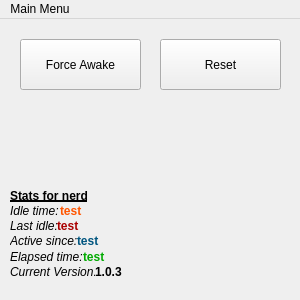
<?xml version="1.0" encoding="UTF-8"?>
<ui version="4.0">
 <class>MainWindow</class>
 <widget class="QMainWindow" name="MainWindow">
  <property name="geometry">
   <rect>
    <x>0</x>
    <y>0</y>
    <width>300</width>
    <height>300</height>
   </rect>
  </property>
  <property name="windowTitle">
   <string>MainWindow</string>
  </property>
  <widget class="QWidget" name="centralwidget">
   <widget class="QPushButton" name="awakeBtn">
    <property name="geometry">
     <rect>
      <x>20</x>
      <y>20</y>
      <width>121</width>
      <height>51</height>
     </rect>
    </property>
    <property name="cursor">
     <cursorShape>PointingHandCursor</cursorShape>
    </property>
    <property name="text">
     <string>Force Awake</string>
    </property>
   </widget>
   <widget class="QPushButton" name="resetBtn">
    <property name="geometry">
     <rect>
      <x>160</x>
      <y>20</y>
      <width>121</width>
      <height>51</height>
     </rect>
    </property>
    <property name="cursor">
     <cursorShape>PointingHandCursor</cursorShape>
    </property>
    <property name="text">
     <string>Reset</string>
    </property>
   </widget>
   <widget class="QWidget" name="sfnWidget" native="true">
    <property name="geometry">
     <rect>
      <x>10</x>
      <y>169</y>
      <width>281</width>
      <height>91</height>
     </rect>
    </property>
    <layout class="QVBoxLayout" name="sfnLayout">
     <property name="spacing">
      <number>0</number>
     </property>
     <item>
      <widget class="QLabel" name="label_5">
       <property name="font">
        <font>
         <bold>true</bold>
         <underline>true</underline>
        </font>
       </property>
       <property name="text">
        <string>Stats for nerd</string>
       </property>
      </widget>
     </item>
     <item>
      <layout class="QHBoxLayout" name="horizontalLayout_2">
       <property name="spacing">
        <number>0</number>
       </property>
       <item>
        <widget class="QLabel" name="label_2">
         <property name="sizePolicy">
          <sizepolicy hsizetype="Preferred" vsizetype="Preferred">
           <horstretch>0</horstretch>
           <verstretch>0</verstretch>
          </sizepolicy>
         </property>
         <property name="maximumSize">
          <size>
           <width>50</width>
           <height>16777215</height>
          </size>
         </property>
         <property name="font">
          <font>
           <italic>true</italic>
          </font>
         </property>
         <property name="text">
          <string>Idle time: </string>
         </property>
        </widget>
       </item>
       <item>
        <widget class="QLabel" name="idleTimeLbl">
         <property name="font">
          <font>
           <bold>true</bold>
          </font>
         </property>
         <property name="styleSheet">
          <string notr="true">color: rgb(255, 85, 0);</string>
         </property>
         <property name="text">
          <string>test</string>
         </property>
        </widget>
       </item>
      </layout>
     </item>
     <item>
      <layout class="QHBoxLayout" name="horizontalLayout_4">
       <item>
        <widget class="QLabel" name="label_4">
         <property name="maximumSize">
          <size>
           <width>47</width>
           <height>16777215</height>
          </size>
         </property>
         <property name="font">
          <font>
           <italic>true</italic>
          </font>
         </property>
         <property name="text">
          <string>Last idle: </string>
         </property>
        </widget>
       </item>
       <item>
        <widget class="QLabel" name="lastIdleLbl">
         <property name="font">
          <font>
           <bold>true</bold>
          </font>
         </property>
         <property name="styleSheet">
          <string notr="true">color: rgb(170, 0, 0);</string>
         </property>
         <property name="text">
          <string>test</string>
         </property>
         <property name="alignment">
          <set>Qt::AlignLeading|Qt::AlignLeft|Qt::AlignVCenter</set>
         </property>
        </widget>
       </item>
      </layout>
     </item>
     <item>
      <layout class="QHBoxLayout" name="horizontalLayout_3">
       <item>
        <widget class="QLabel" name="label_3">
         <property name="maximumSize">
          <size>
           <width>67</width>
           <height>16777215</height>
          </size>
         </property>
         <property name="font">
          <font>
           <italic>true</italic>
          </font>
         </property>
         <property name="text">
          <string>Active since: </string>
         </property>
        </widget>
       </item>
       <item>
        <widget class="QLabel" name="activeSinceLbl">
         <property name="font">
          <font>
           <bold>true</bold>
          </font>
         </property>
         <property name="styleSheet">
          <string notr="true">color: rgb(0, 85, 127);</string>
         </property>
         <property name="text">
          <string>test</string>
         </property>
         <property name="alignment">
          <set>Qt::AlignLeading|Qt::AlignLeft|Qt::AlignVCenter</set>
         </property>
        </widget>
       </item>
      </layout>
     </item>
     <item>
      <layout class="QHBoxLayout" name="horizontalLayout">
       <property name="spacing">
        <number>0</number>
       </property>
       <item>
        <widget class="QLabel" name="label">
         <property name="sizePolicy">
          <sizepolicy hsizetype="Preferred" vsizetype="Preferred">
           <horstretch>0</horstretch>
           <verstretch>0</verstretch>
          </sizepolicy>
         </property>
         <property name="maximumSize">
          <size>
           <width>73</width>
           <height>16777215</height>
          </size>
         </property>
         <property name="font">
          <font>
           <italic>true</italic>
          </font>
         </property>
         <property name="text">
          <string>Elapsed time: </string>
         </property>
        </widget>
       </item>
       <item>
        <widget class="QLabel" name="elapsedTimeLbl">
         <property name="font">
          <font>
           <bold>true</bold>
          </font>
         </property>
         <property name="styleSheet">
          <string notr="true">color: rgb(0, 170, 0);</string>
         </property>
         <property name="text">
          <string>test</string>
         </property>
        </widget>
       </item>
      </layout>
     </item>
     <item>
      <layout class="QHBoxLayout" name="horizontalLayout_5">
       <item>
        <widget class="QLabel" name="label_6">
         <property name="maximumSize">
          <size>
           <width>85</width>
           <height>16777215</height>
          </size>
         </property>
         <property name="font">
          <font>
           <italic>true</italic>
          </font>
         </property>
         <property name="text">
          <string>Current Version: </string>
         </property>
        </widget>
       </item>
       <item>
        <widget class="QLabel" name="label_7">
         <property name="font">
          <font>
           <bold>true</bold>
          </font>
         </property>
         <property name="text">
          <string>1.0.3</string>
         </property>
        </widget>
       </item>
      </layout>
     </item>
    </layout>
   </widget>
   <widget class="QLabel" name="copyrightLbl">
    <property name="geometry">
     <rect>
      <x>0</x>
      <y>260</y>
      <width>299</width>
      <height>25</height>
     </rect>
    </property>
    <property name="font">
     <font>
      <pointsize>8</pointsize>
     </font>
    </property>
    <property name="text">
     <string/>
    </property>
    <property name="alignment">
     <set>Qt::AlignHCenter|Qt::AlignTop</set>
    </property>
    <property name="wordWrap">
     <bool>true</bool>
    </property>
   </widget>
   <widget class="QWidget" name="verticalLayoutWidget">
    <property name="geometry">
     <rect>
      <x>10</x>
      <y>90</y>
      <width>281</width>
      <height>41</height>
     </rect>
    </property>
    <layout class="QVBoxLayout" name="verticalLayout">
     <item>
      <widget class="QLabel" name="currentStatusLbl">
       <property name="sizePolicy">
        <sizepolicy hsizetype="Preferred" vsizetype="Preferred">
         <horstretch>0</horstretch>
         <verstretch>0</verstretch>
        </sizepolicy>
       </property>
       <property name="maximumSize">
        <size>
         <width>16777215</width>
         <height>16777215</height>
        </size>
       </property>
       <property name="font">
        <font>
         <bold>false</bold>
         <kerning>true</kerning>
        </font>
       </property>
       <property name="layoutDirection">
        <enum>Qt::LeftToRight</enum>
       </property>
       <property name="text">
        <string/>
       </property>
       <property name="textFormat">
        <enum>Qt::PlainText</enum>
       </property>
       <property name="alignment">
        <set>Qt::AlignCenter</set>
       </property>
       <property name="wordWrap">
        <bool>true</bool>
       </property>
      </widget>
     </item>
     <item>
      <widget class="QLabel" name="windowStateLbl">
       <property name="text">
        <string/>
       </property>
       <property name="alignment">
        <set>Qt::AlignCenter</set>
       </property>
      </widget>
     </item>
    </layout>
   </widget>
  </widget>
  <widget class="QMenuBar" name="menubar">
   <property name="geometry">
    <rect>
     <x>0</x>
     <y>0</y>
     <width>300</width>
     <height>21</height>
    </rect>
   </property>
   <widget class="QMenu" name="menuExit">
    <property name="title">
     <string>Main Menu</string>
    </property>
    <addaction name="actionForce_Awake"/>
    <addaction name="actionReset"/>
    <addaction name="actionStats_for_Nerd"/>
    <addaction name="separator"/>
    <addaction name="actionHow_to_use"/>
    <addaction name="actionSource_Codes"/>
    <addaction name="separator"/>
    <addaction name="actionExit_to_system_tray"/>
    <addaction name="actionExit_Application"/>
    <addaction name="separator"/>
    <addaction name="action_Copyright_2022_proscawards_All_rights_reserved_Made_with_and"/>
   </widget>
   <addaction name="menuExit"/>
  </widget>
  <action name="action_Copyright_2022_proscawards_All_rights_reserved_Made_with_and">
   <property name="enabled">
    <bool>true</bool>
   </property>
   <property name="text">
    <string>©Copyright 2022 proscawards.</string>
   </property>
  </action>
  <action name="actionSource_Codes">
   <property name="text">
    <string>Source Codes</string>
   </property>
  </action>
  <action name="actionStats_for_Nerd">
   <property name="checkable">
    <bool>true</bool>
   </property>
   <property name="text">
    <string>Stats for Nerd</string>
   </property>
   <property name="toolTip">
    <string>Stats for Nerd</string>
   </property>
  </action>
  <action name="actionHow_to_use">
   <property name="text">
    <string>How to use</string>
   </property>
  </action>
  <action name="actionExit_Application">
   <property name="text">
    <string>Exit Application</string>
   </property>
  </action>
  <action name="actionExit_to_system_tray">
   <property name="text">
    <string>Minimize into system tray</string>
   </property>
  </action>
  <action name="actionForce_Awake">
   <property name="text">
    <string>Force Awake</string>
   </property>
  </action>
  <action name="actionReset">
   <property name="text">
    <string>Reset</string>
   </property>
  </action>
 </widget>
 <resources/>
 <connections/>
</ui>
